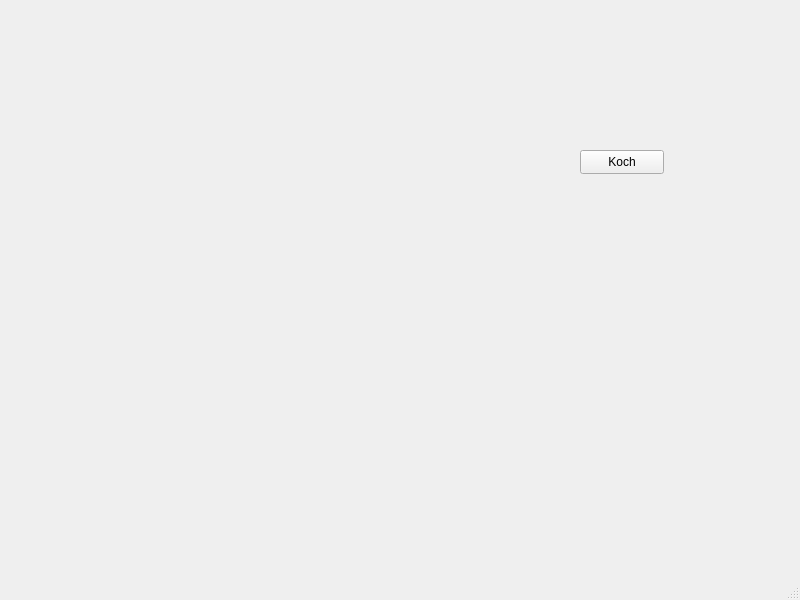
<?xml version="1.0" encoding="UTF-8"?>
<ui version="4.0">
 <class>MainWindow</class>
 <widget class="QMainWindow" name="MainWindow">
  <property name="geometry">
   <rect>
    <x>0</x>
    <y>0</y>
    <width>800</width>
    <height>600</height>
   </rect>
  </property>
  <property name="windowTitle">
   <string>MainWindow</string>
  </property>
  <widget class="QWidget" name="centralwidget">
   <widget class="QLabel" name="label">
    <property name="geometry">
     <rect>
      <x>0</x>
      <y>0</y>
      <width>500</width>
      <height>500</height>
     </rect>
    </property>
    <property name="text">
     <string/>
    </property>
   </widget>
   <widget class="QPushButton" name="pushButton">
    <property name="geometry">
     <rect>
      <x>580</x>
      <y>150</y>
      <width>84</width>
      <height>24</height>
     </rect>
    </property>
    <property name="text">
     <string>Koch</string>
    </property>
   </widget>
  </widget>
  <widget class="QMenuBar" name="menubar">
   <property name="geometry">
    <rect>
     <x>0</x>
     <y>0</y>
     <width>800</width>
     <height>22</height>
    </rect>
   </property>
  </widget>
  <widget class="QStatusBar" name="statusbar"/>
 </widget>
 <resources/>
 <connections/>
</ui>
